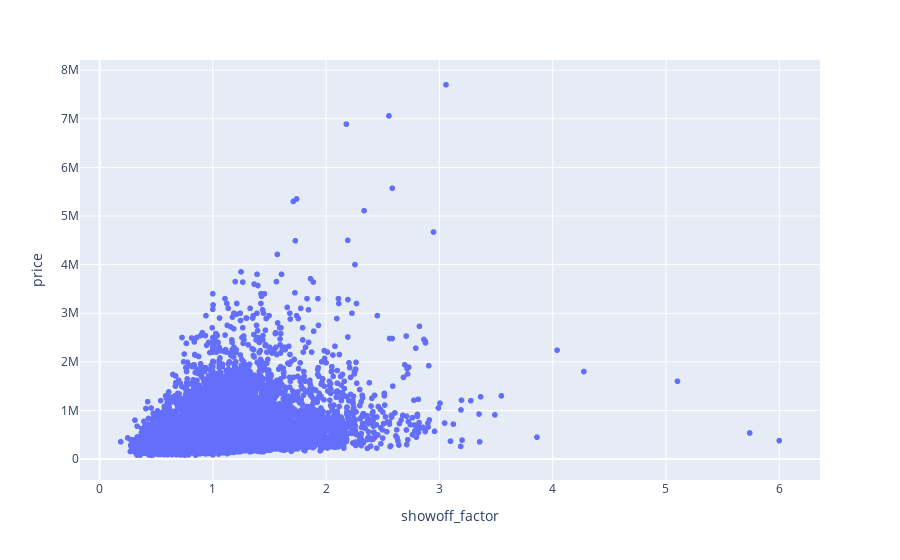

This figure's notebook cell:
### Markdown cell above
- scatterplot also shows positive correlation
- conclusion: houses with higher sqft_living indeed have neighbours with higher sqft_living !

### Code cell
df['showoff_factor'] = df['sqft_living'] / df['sqft_living15']
df.showoff_factor.head()
#sns.histplot(data=df, x='showoff_factor', y='price', bins=20)
display(px.scatter( df, x = 'showoff_factor' , y= 'price' ))

### Figure 1 — Plotly figure (JSON) as saved in the notebook; plotly's stock layout.template omitted (floating-point values rounded to 4 significant figures; data arrays with more than 128 entries replaced by an {"elided": "..."} marker saying what was removed)
{"data": [{"hovertemplate": "showoff_factor=%{x}<br>price=%{y}<extra></extra>", "legendgroup": "", "marker": {"color": "#636efa", "symbol": "circle"}, "mode": "markers", "name": "", "showlegend": false, "type": "scattergl", "x": {"elided": "21597 float values"}, "xaxis": "x", "y": {"elided": "21597 float values"}, "yaxis": "y"}], "layout": {"legend": {"tracegroupgap": 0}, "margin": {"t": 60}, "xaxis": {"anchor": "y", "domain": [0, 1], "title": {"text": "showoff_factor"}}, "yaxis": {"anchor": "x", "domain": [0, 1], "title": {"text": "price"}}}}
